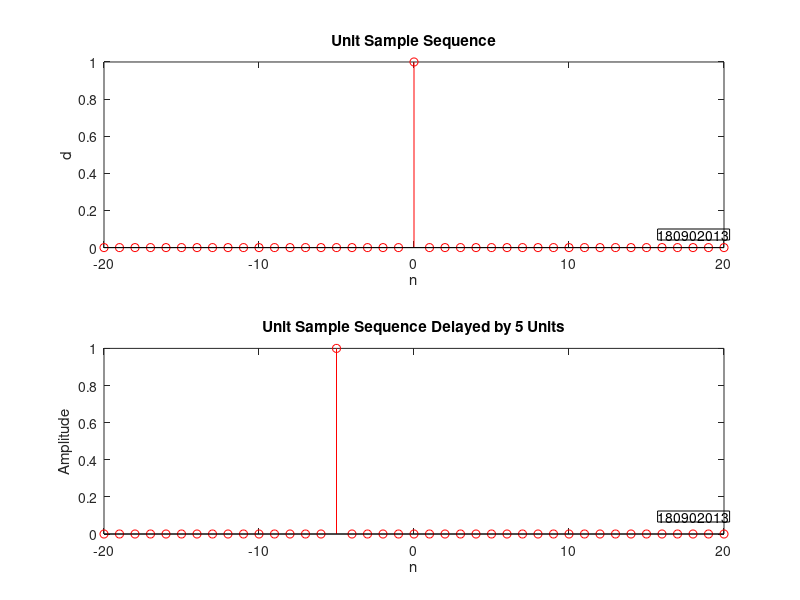

Recreate this plot in MATLAB.
%Unit Sample Function
clc;
clear all;
n=-20:20;
d= eq(n,0);
subplot(211);
stem (n,d,'r');
xlabel('n');
ylabel('d');
title('Unit Sample Sequence');
dim = [.822 .6 .3 .3];
str = '180902013';
annotation('textbox',dim,'String',str,'FitBoxToText','on');
d5= eq(n,-5);
subplot(212);
stem (n,d5,'r');
xlabel('n');
ylabel('Amplitude');
title('Unit Sample Sequence Delayed by 5 Units');
dim = [.822 .13 .3 .3];
str = '180902013';
annotation('textbox',dim,'String',str,'FitBoxToText','on');

